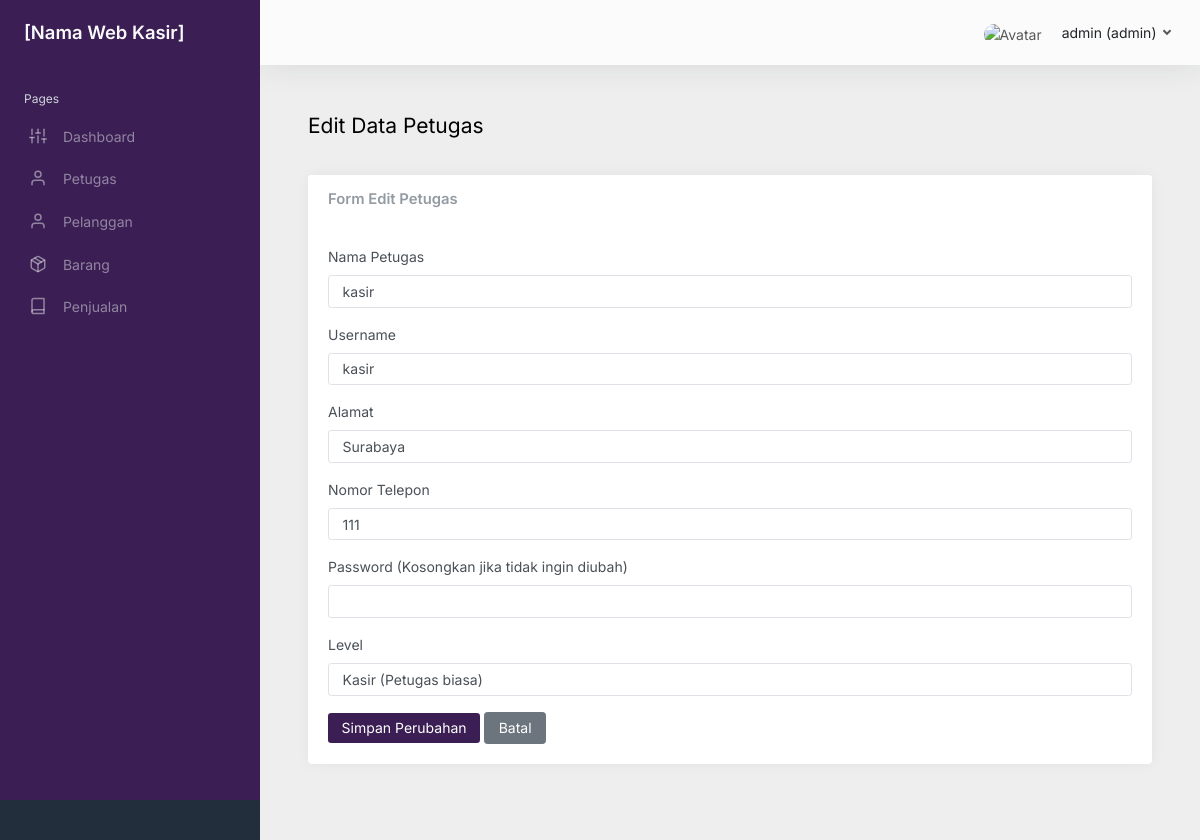
The app's page /edit_petugas.php?id=10 (signed in) with its own data.
### tables this page shows
CREATE TABLE `petugas` (
  `id_petugas` int NOT NULL,
  `nama_petugas` varchar(255) NOT NULL,
  `username` varchar(255) NOT NULL,
  `password` varchar(255) NOT NULL,
  `alamat` varchar(255) DEFAULT NULL,
  `no_hp` varchar(255) DEFAULT NULL,
  `level` enum('admin','kasir') NOT NULL
);

### edit_petugas.php (the view, shortened to what this page needs)
<?php
require 'layouts/header.php';
require './config/conn.php';
$id_petugas = intval($_GET['id']);
$stmt = $conn->prepare("SELECT * FROM petugas WHERE id_petugas = ?");
$stmt->bind_param("i", $id_petugas);
$stmt->execute();
$result = $stmt->get_result();
$petugas = $result->fetch_assoc();
?>
<body>
    <div class="wrapper">
        <?php require './layouts/sidebar.php'; ?>
        <div class="main" style="background-color: #EEEEEE;">
            <?php require './layouts/nav.php'; ?>
            <main class="content" style="background-color: #EEEEEE;">
                <div class="container-fluid p-0">
                    <h1 class="h3 mb-3">Edit Data Petugas</h1>
                    <br>
                    <div class="row">
                        <div class="col-12">
                            <div class="card">
                                <div class="card-header">
                                    <h5 class="card-title mb-0">Form Edit Petugas</h5>
                                </div>
                                <div class="card-body">
                                    <form method="POST">
                                        <div class="mb-3">
                                            <label for="nama_petugas" class="form-label">Nama Petugas</label>
                                            <input type="text" name="nama_petugas" id="nama_petugas" class="form-control" value="<?= htmlspecialchars($petugas['nama_petugas']); ?>" required>
                                        </div>
                                        <div class="mb-3">
                                            <label for="username" class="form-label">Username</label>
                                            <input type="text" name="username" id="username" class="form-control" value="<?= htmlspecialchars($petugas['username']); ?>" required>
                                        </div>
                                        <div class="mb-3">
                                            <label for="alamat" class="form-label">Alamat</label>
                                            <input type="text" name="alamat" id="alamat" class="form-control" value="<?= htmlspecialchars($petugas['alamat']); ?>" required>
                                        </div>
                                        <div class="mb-3">
                                            <label for="no_hp" class="form-label">Nomor Telepon</label>
                                            <input type="text" name="no_hp" id="no_hp" class="form-control" value="<?= htmlspecialchars($petugas['no_hp']); ?>" required>
                                        </div>
                                        <div class="mb-3">
                                            <label for="password" class="form-label">Password (Kosongkan jika tidak ingin diubah)</label>
                                            <input type="password" name="password" id="password" class="form-control">
                                        </div>
                                        <div class="mb-3">
                                            <label for="level" class="form-label">Level</label>
                                            <select name="level" id="level" class="form-control" required>
                                                <option value="kasir" <?= ($petugas['level'] == 'kasir') ? 'selected' : ''; ?>>Kasir (Petugas biasa)</option>
                                            </select>
                                        </div>
                                        <button type="submit" name="submit" class="btn btn-primary" style="background-color: #3B1E54; border: none;">Simpan Perubahan</button>
                                        <a href="petugas.php" class="btn btn-secondary">Batal</a>
                                    </form>
                                </div>
                            </div>
                        </div>
                    </div>
                </div>
            </main>
            <?php require 'layouts/footer.php'; ?>

### css/custom.css (style rules this page uses)
main.content { background-color: #EEEEEE; }
div.main { background-color: #EEEEEE; }

### records on screen
petugas: nama_petugas "kasir", username "kasir", alamat "Surabaya", no_hp "111", level "Kasir (Petugas biasa)"

### other values on screen
$_SESSION['nama_petugas'] "admin"
$_SESSION['level'] "admin"
